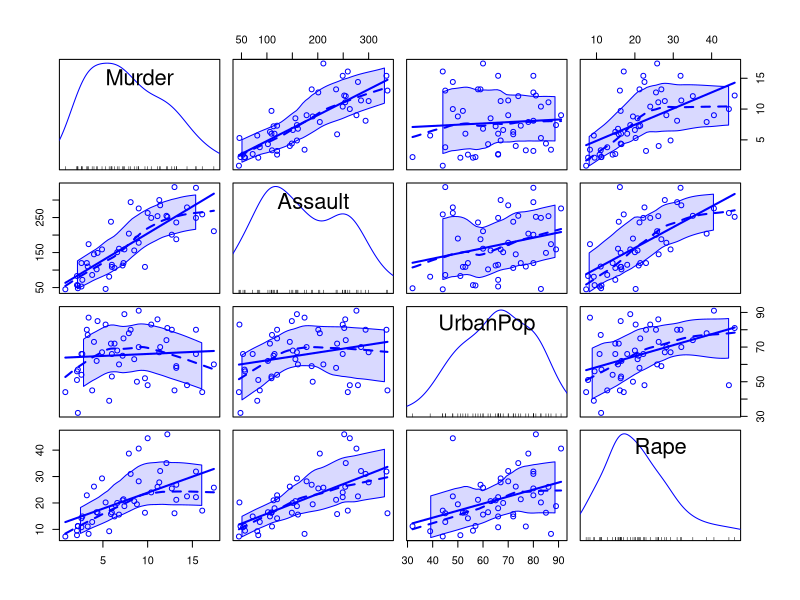
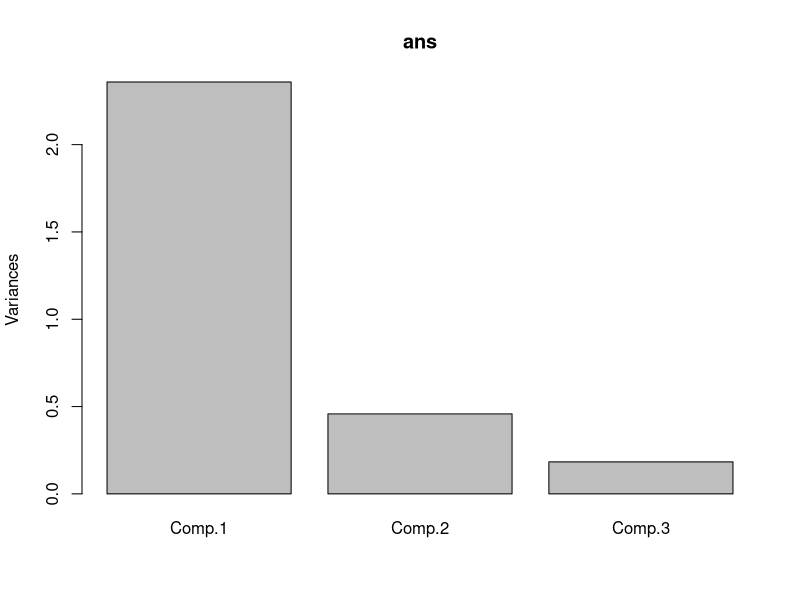
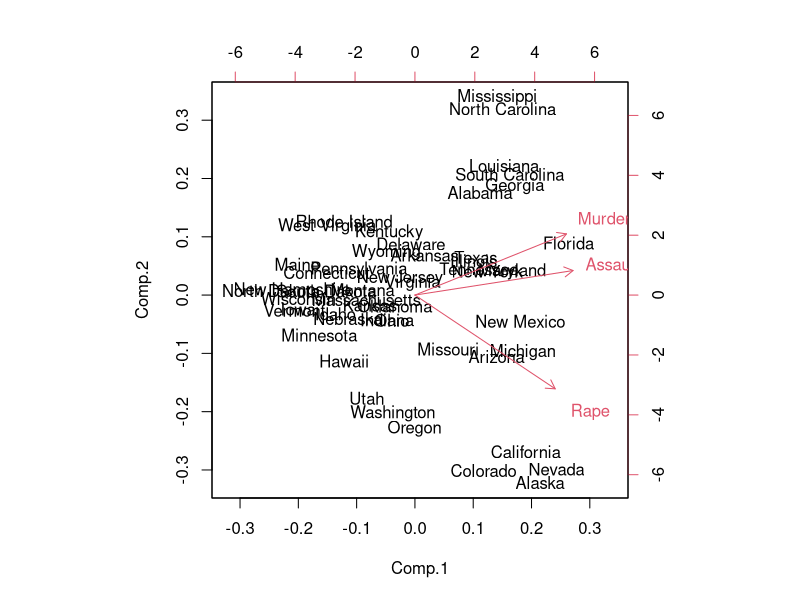

Recreate these plots in R, in order.
data(USArrests)
# correlation matrix
cor(USArrests)

# visualization
library(car)
scatterplotMatrix(USArrests)

# principal components analysis
ans = princomp(~ Murder + Assault + Rape, data = USArrests, cor = TRUE)

# choose number of principal components
summary(ans)
plot(ans)
# variable-obversation relationship
biplot(ans)

# combine principal scores with orginal dataset
newdata = cbind(USArrests,ans$scores)
